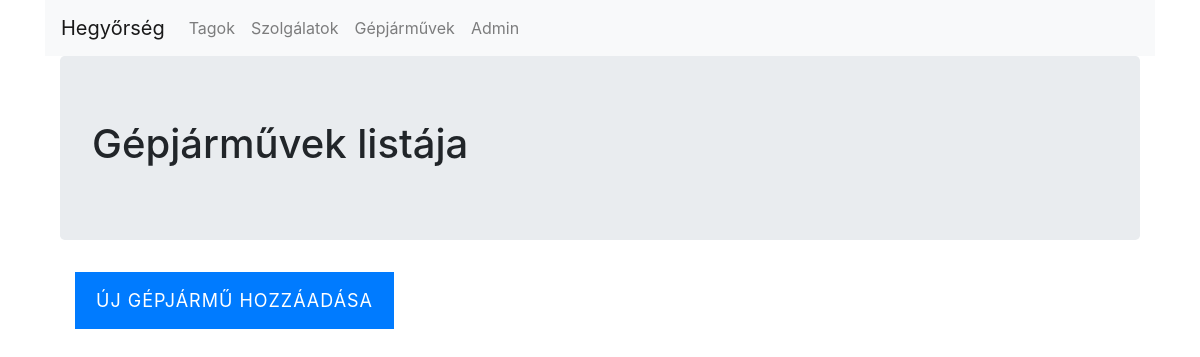
The app's page /time_sheet/list_car/, older data.
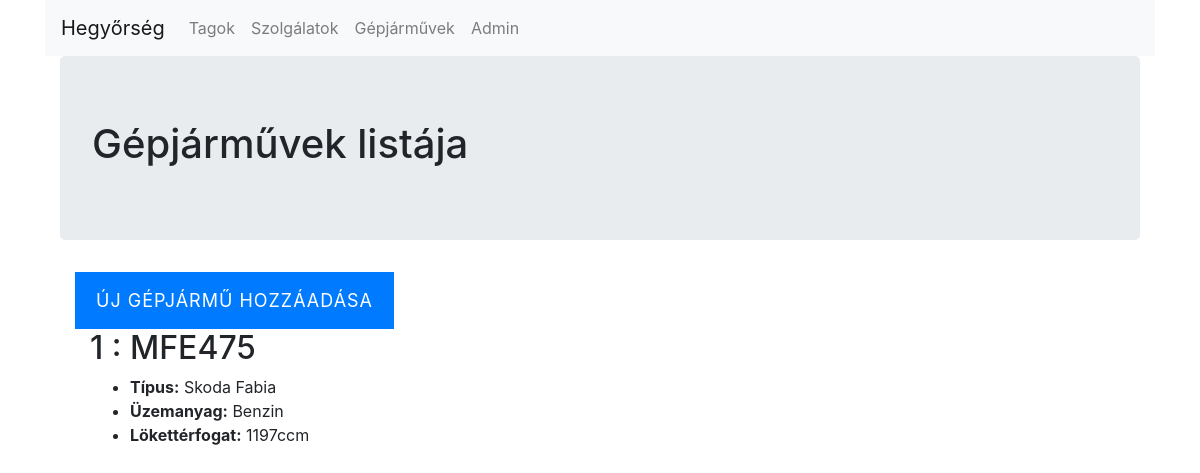
The same page, newer data.
### time_sheet/models.py (models this page shows, shortened)
class Car(models.Model):
    fuel_types = (('B','Benzin'),('D','Gázolaj'),('G','Gáz'))
    car_type = models.CharField(max_length=150, verbose_name= ('Típus'), blank=True, null=True)
    car_plate = models.CharField(max_length=6, verbose_name= ('Rendszám'), unique=True)
    fuel_type = models.CharField(max_length=1, choices = fuel_types, default='O',verbose_name= ('Üzemanyag típusa'))
    ccm = models.PositiveSmallIntegerField(verbose_name= ('Lökettérfogat'))

### time_sheet/views.py (the view)
# urls.py: path('list_car/',views.CarList.as_view(), name='car_list'),
class CarList(ListView):
    model = models.Car

### time_sheet/templates/time_sheet/car_list.html (shortened to what this page needs)
{% extends 'base.html' %}
{% block content_block %}
<div class='jumbotron'>
  <h1>Gépjárművek listája</h1>
</div>
<div class="container">
<a href="{% url 'time_sheet:car_create' %}" class="btn btn-primary">Új Gépjármű hozzáadása</a>
  <div class="container car-list">
  {% for car in car_list %}
    <h2>{{car.pk}} : {{car.car_plate}}</a></h2>
    <ul>
      <li><strong>Típus:</strong> {{car.car_type}}</li>
      <li><strong>Üzemanyag:</strong> {{car.get_fuel_type_display}}</li>
      <li><strong>Lökettérfogat:</strong> {{car.ccm}}ccm</li>
    </ul>
  {% endfor %}
</div>
</div>
{% endblock %}

Row changes from the older to the newer data that the page shows:
added Car: pk "1", car_plate "MFE475", car_type "Skoda Fabia", fuel_type "Benzin", ccm "1197"
